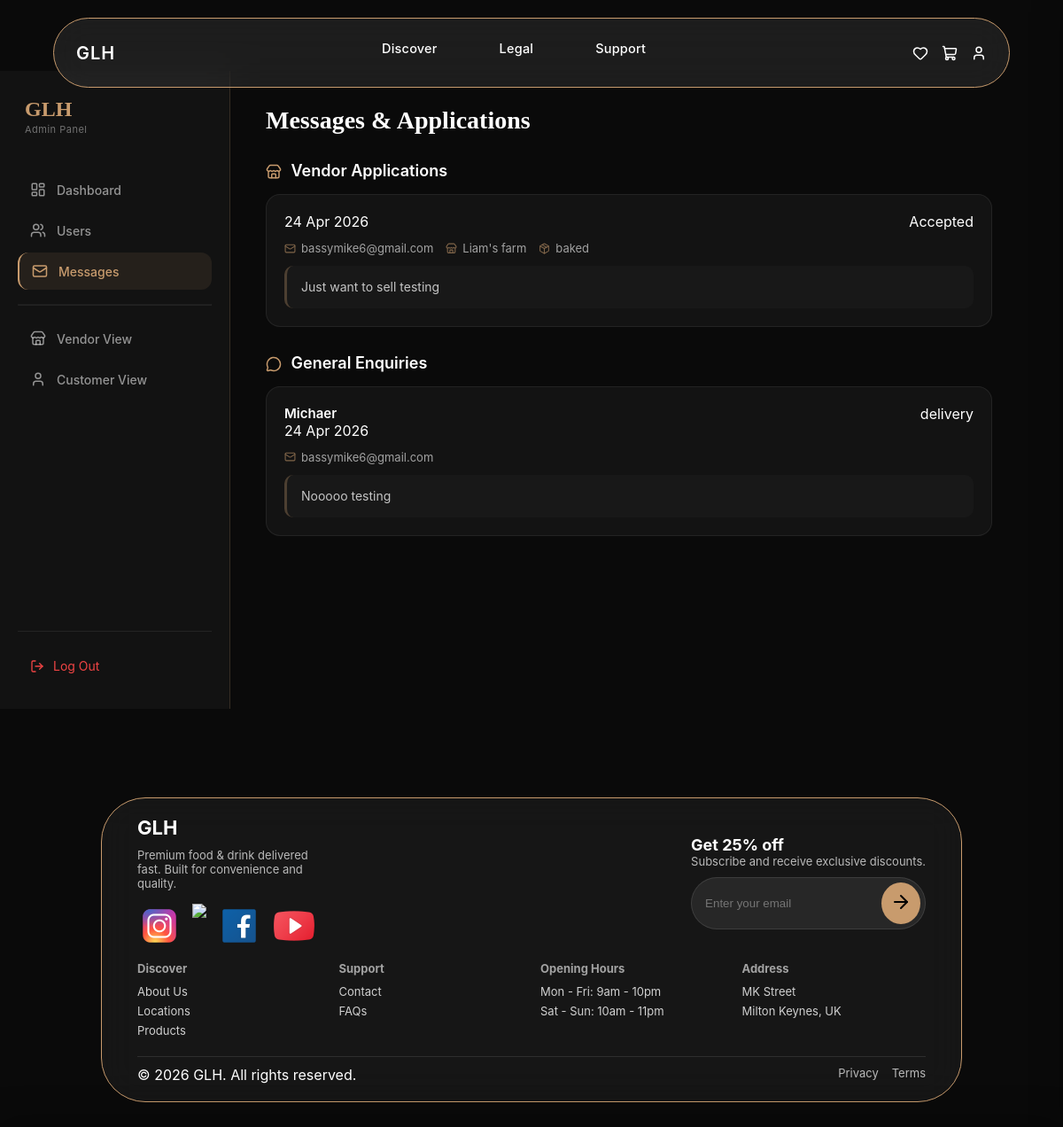
The app's page /admin/messages (signed in), older data.
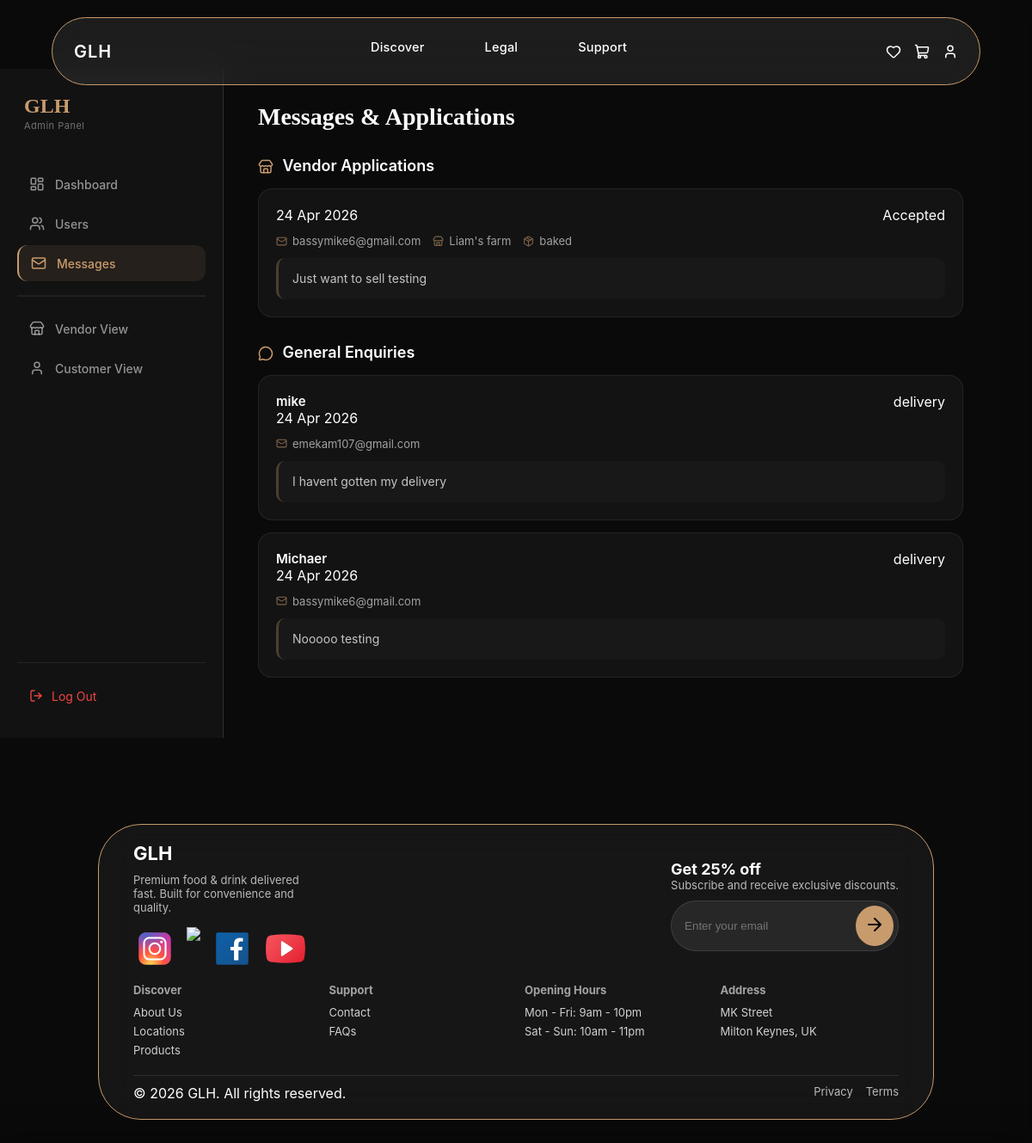
The same page, newer data.
### app/models.py (models this page shows)
class ContactMessage(db.Model):
    __tablename__ = "contact_messages"
    id = db.Column(db.Integer, primary_key=True)  # general or vendor
    form_type = db.Column(db.String(20), nullable=False)
    full_name = db.Column(db.String(100), nullable=False)
    email = db.Column(db.String(120), nullable=False)
    message = db.Column(db.Text, nullable=False)
    subject = db.Column(db.String(100))  # general only
    business_name = db.Column(db.String(100))  # vendor only
    product_type = db.Column(db.String(50))  # vendor only
    location = db.Column(db.String(100))  # vendor only
    user_id = db.Column(db.Integer, db.ForeignKey("users.user_id"), nullable=True)
    status = db.Column(
        db.String(20), default="pending"
    )  # pending / accepted / declined
    created_at = db.Column(db.DateTime, default=datetime.utcnow)
    is_read = db.Column(db.Boolean, default=False)

### app/routes/admin.py (the view)
@admin.route("/messages")
def messages():
    check = admin_required()
    if check: return check
    general = ContactMessage.query.filter_by(
        form_type="general"
    ).order_by(ContactMessage.created_at.desc()).all()
    vendor_apps = ContactMessage.query.filter_by(
        form_type="vendor"
    ).order_by(ContactMessage.created_at.desc()).all()
    ContactMessage.query.filter_by(is_read=False).update({"is_read": True})
    db.session.commit()
    return render_template("admin/messages.html",
                           general=general,
                           vendor_apps=vendor_apps)

### app/routes/admin.py (called while the page is built)
def admin_required():
    if "user_id" not in session:
        return redirect(url_for("auth.login") + "?next=/admin")
    user = User.query.get(session["user_id"])
    if not user:
        session.clear()
        return redirect(url_for("auth.login"))
    if user.role != "admin":
        flash("Admin access only.", "error")
        return redirect(url_for("main.home"))
    return None

### app/templates/admin/messages.html (shortened to what the changed rows need)
{% extends "base.html" %}
{% block body_class %}dashboard-page{% endblock %}
{% block page_css %}
<link rel="stylesheet" href="/static/css/dashboard.css">
<link rel="stylesheet" href="/static/css/admin.css">
{% endblock %}
{% block content %}
<div class="dashboard-layout">
    <main class="dash-main">
        <div class="dash-content">
            <h1 class="dash-page-title">Messages & Applications</h1>
            <div class="dash-section">
                <div class="dash-section-header">
                    <h2><i data-lucide="store"
                            style="width:18px;height:18px;color:#c89b6d;vertical-align:middle;margin-right:6px;"></i>
                        Vendor Applications</h2>
                </div>
                {% if vendor_apps %}
                <div class="admin-msg-list">
                    {% for app in vendor_apps %}
                    <div
                        class="admin-msg-card {% if app.status == 'pending' %}unread{% endif %}">
                        <div class="admin-msg-header">
                            <div>
                                <span class="notif-date">{{
                                    app.created_at.strftime('%d %b %Y')
                                    }}</span>
                            </div>
                            <span class="order-status-badge {{ app.status }}">{{
                                app.status | capitalize }}</span>
                        </div>
                        <div class="admin-msg-meta">
                            <span><i data-lucide="mail"></i> {{ app.email
                                }}</span>
                            {% if app.business_name %}<span><i
                                    data-lucide="store"></i> {{
                                app.business_name }}</span>{% endif %}
                            {% if app.product_type %}<span><i
                                    data-lucide="package"></i> {{
                                app.product_type }}</span>{% endif %}
                        </div>
                        <p class="admin-msg-body">{{ app.message }}</p>
                    </div>
                    {% endfor %}
                </div>
                {% else %}
                <div class="dash-empty" style="padding:30px 0;">
                    <i data-lucide="inbox"></i><p>No vendor applications</p>
                </div>
                {% endif %}
            </div>
            <div class="dash-section">
                <div class="dash-section-header">
                    <h2><i data-lucide="message-circle"
                            style="width:18px;height:18px;color:#c89b6d;vertical-align:middle;margin-right:6px;"></i>
                        General Enquiries</h2>
                </div>
                {% if general %}
                <div class="admin-msg-list">
                    {% for msg in general %}
                    <div class="admin-msg-card">
                        <div class="admin-msg-header">
                            <div>
                                <strong>{{ msg.full_name }}</strong>
                                <span class="notif-date">{{
                                    msg.created_at.strftime('%d %b %Y')
                                    }}</span>
                            </div>
                            {% if msg.subject %}<span class="notif-hint">{{
                                msg.subject }}</span>{% endif %}
                        </div>
                        <div class="admin-msg-meta">
                            <span><i data-lucide="mail"></i> {{ msg.email
                                }}</span>
                        </div>
                        <p class="admin-msg-body">{{ msg.message }}</p>
                    </div>
                    {% endfor %}
                </div>
                {% else %}
                <div class="dash-empty" style="padding:30px 0;">
                    <i data-lucide="inbox"></i><p>No messages yet</p>
                </div>
                {% endif %}
            </div>
        </div>
    </main>
</div>
{% endblock %}

Row changes from the older to the newer data that the page shows:
added ContactMessage: full_name "mike", created_at "24 Apr 2026", subject "delivery", email "emekam107@gmail.com", message "I havent gotten my delivery", shown under "General Enquiries"
